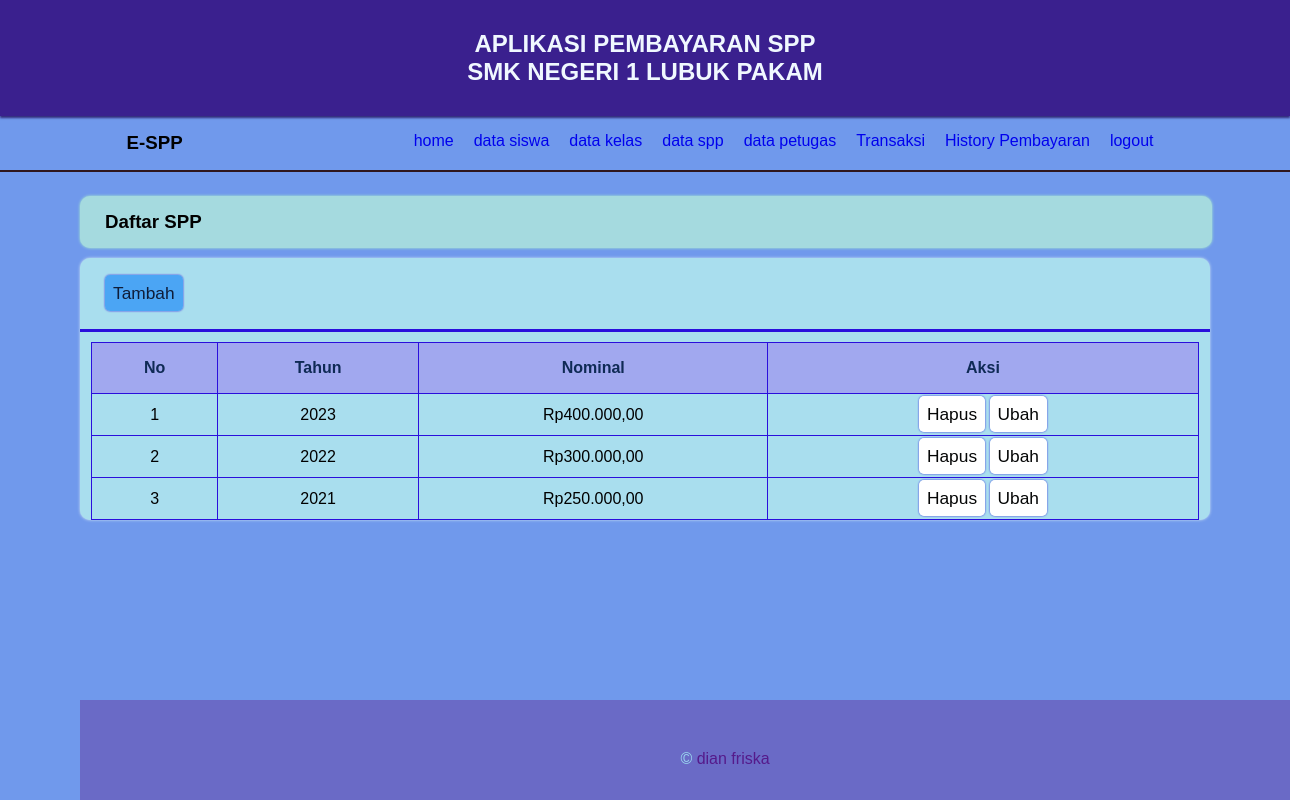
/?menu=spp (signed in), run on the app's committed database.
### tables this page shows
CREATE TABLE `spp` (
  `id_spp` int(11) NOT NULL,
  `tahun` int(11) NOT NULL,
  `nominal` int(11) NOT NULL
);

### config/koneksi.php (called while the page is built, shortened)
<?php
function rupiah($angka){
        $hasil_rupiah = "Rp" . number_format($angka,2,',','.');
        return $hasil_rupiah;
}

### halaman/spp.php (the view)
<div class="col">
    <h3 class="judul">  Daftar SPP </h3>
</div>
<div class="card">
    <div class="card-header">
        <a href="?menu=tambah-spp" class="btn btn-tambah">Tambah</a>
    </div>
    <div class="card-body">
        <table border="1">
            <tr>
                <th>No</th>
                <th>Tahun</th>
                <th>Nominal</th>
                <th>Aksi</th>
            </tr>
            <?php
            $no =1;
                $spp = mysqli_query($koneksi,"SELECT * FROM spp") ;
                while($data = mysqli_fetch_array($spp)){
            ?>
            <tr>
                <td><?php echo $no++;?></td>
                <td><?php echo $data['tahun'] ?></td>
                <td><?php echo rupiah ($data['nominal']) ?></td>
                <td><a href="?menu=hapus-spp&id=<?php echo $data['id_spp']?>"
                onclick="return confirm('yakin mau dihapus');" class="btn btn-hapus">Hapus</a>
                    <a href="?menu=ubah-spp&id=<?php echo $data['id_spp']?>" class="btn btn-edit"> Ubah </a>
                </td>
            </tr>
            <?php } ?>
        </div>
                </div>

### assets/css/style.css (style rules this page uses)
* { margin: 0; padding: 0; list-style: none; text-decoration: none; font-family: arial, Helvetica, sans-serif; }
body { background: #7099ec; }
.col { background: #a5dadf; width: 98%; padding: 15px 0 15px 25px; border-radius: 10px; box-shadow: 0 0 3px #b1f7ca; }
.card { margin-top: 10px; margin-bottom: 10px; background: #a9deee; width: 100%; border-radius: 10px; box-shadow: 0 0 3px #d3e8f2; }
.card-header { border-bottom: 3px solid #2a0fdc; padding: 25px; }
.btn { padding: 8px; cursor: pointer; border-radius: 5px; box-shadow: 0 0 2px #2a0fdc; font-size: 13pt; }
.btn-tambah { background: #4ba5f4; color: #0f1d39; }
.btn-hapus { background: #ffffff; color: #050606; }
.btn-edit { background: #ffffff; color: #050606; }
table { margin: 10px auto 10px; width: 98%; border-collapse: collapse; border: 1px solid #a9bfeb; text-align: center; }
th { background: #a1a8ef; color: rgb(15, 42, 85); height: 30px; padding: 10px; }
tr { border: 1px solid #2a0fdc; }
td { padding: 8px; height: 25px; }

### data on the page
spp: tahun "2023", nominal "Rp400.000,00"
spp: tahun "2022", nominal "Rp300.000,00"
spp: tahun "2021", nominal "Rp250.000,00"
